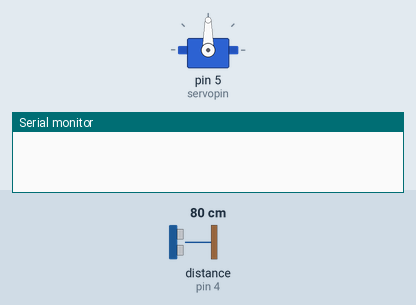
Bench run of a sketch on a simulated Arduino Uno, built with avr-gcc and run on an emulated ATmega328P. On the bench: servo, the last lines printed to the serial monitor. Wiring (inferred from the names in the program): ultrasonic range finder: trigger pin 3; echo pin 4. The test bench sets the inputs (shaded band); at power-on: distance to the obstacle (sensor on pin 4) 80 cm. The echo pulse lasts 58.3 µs per cm.

Above: at 0.1 s.
At 1.1 s:
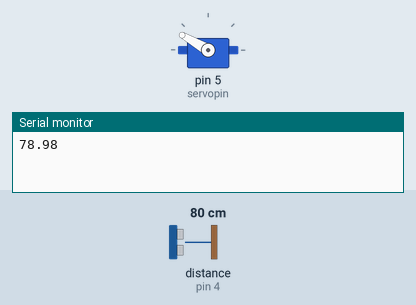
Timing chart, 0 to 2.6 s (numbered marks = the images above):
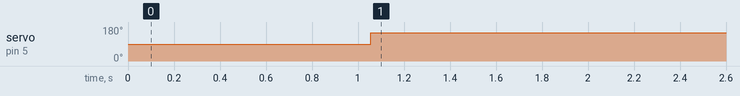

Measured:
- by itself, servo on pin 5 (servopin): 90° → 150° at 1.1 s

The sketch:

Arduino_Boat_Ultrasonic_Servo.ino
```cpp
#include<Servo.h>
const int trigpin1 = 3;
const int echopin1 = 4;
const int servopin = 5;
float duration1, distance1;
Servo door;
void setup() {
pinMode(trigpin1, OUTPUT);
pinMode(echopin1, INPUT);
Serial.begin(9600);
door.detach();
door.attach(servopin);
door.write(90);
delay(1000);
door.detach();
}

void loop() {
digitalWrite(trigpin1, LOW);
delayMicroseconds(2);
digitalWrite(trigpin1, HIGH);
delayMicroseconds(10);
digitalWrite(trigpin1, LOW);
duration1 = pulseIn(echopin1, HIGH);
distance1= duration1*0.034/2;
Serial.println((String)distance1);
delay(50);
if(distance1 > 15){
  door.attach(servopin);
  door.write(150);
  delay(1000);
  door.detach();
}
else
{
  door.attach(servopin);
  door.write(90);
  delay(50);
  door.detach();
}
}
```
